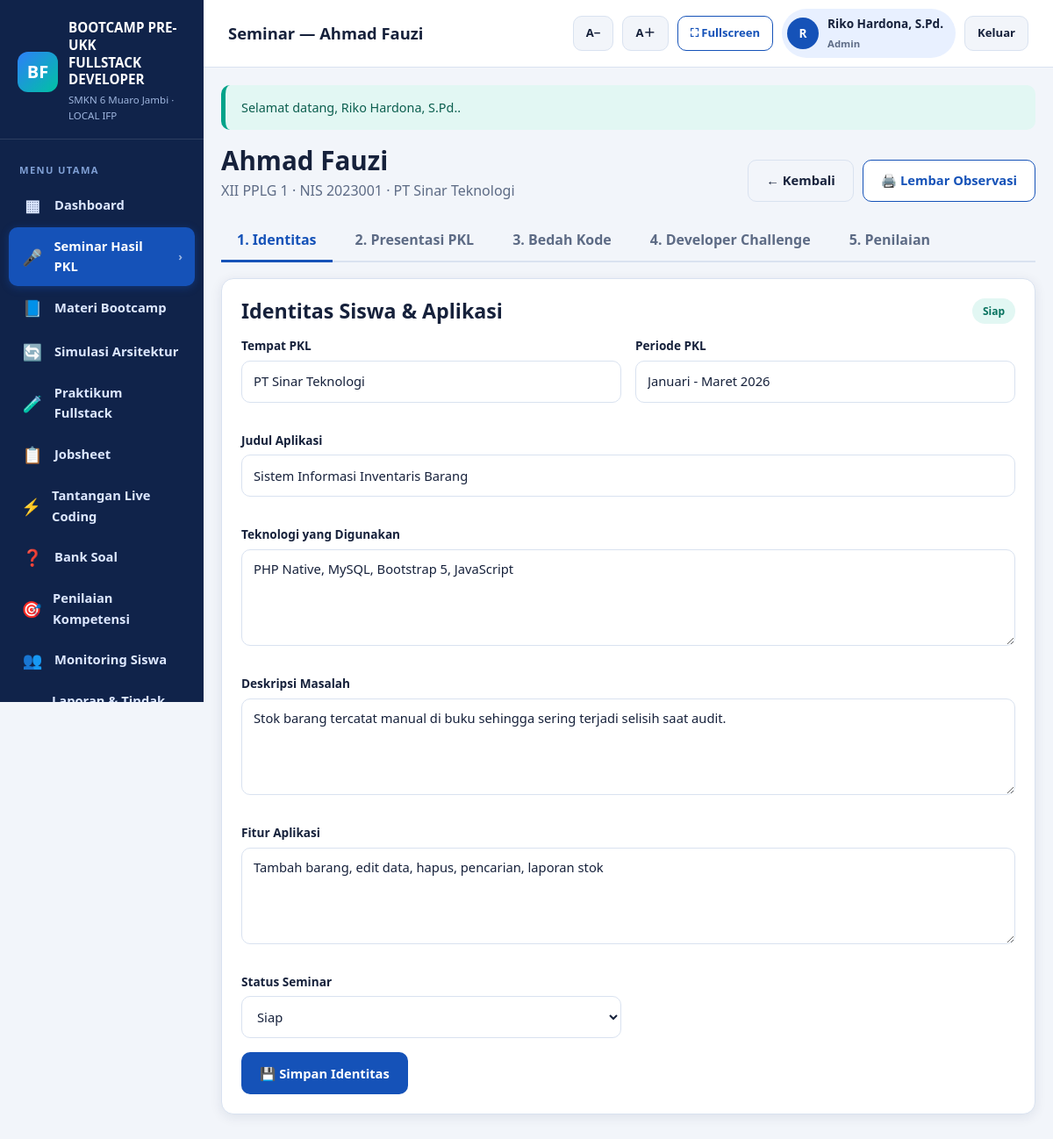
The page /modules/seminar/detail.php?id=1 (signed in) on the database its author committed.
### tables this page shows
CREATE TABLE students (
  id            INT UNSIGNED AUTO_INCREMENT PRIMARY KEY,
  nis           VARCHAR(30) NOT NULL UNIQUE,
  name          VARCHAR(100) NOT NULL,
  class_name    VARCHAR(30) NOT NULL DEFAULT 'XII PPLG 1',
  gender        ENUM('L','P') NOT NULL DEFAULT 'L',
  phone         VARCHAR(20) DEFAULT NULL,
  email         VARCHAR(120) DEFAULT NULL,
  pkl_place     VARCHAR(180) DEFAULT NULL,
  pkl_title     VARCHAR(200) DEFAULT NULL,
  technologies  TEXT DEFAULT NULL,
  problem_desc  TEXT DEFAULT NULL,
  features      TEXT DEFAULT NULL,
  status        ENUM('aktif','alumni') NOT NULL DEFAULT 'aktif',
  created_at    TIMESTAMP NOT NULL DEFAULT CURRENT_TIMESTAMP,
  updated_at    TIMESTAMP NOT NULL DEFAULT CURRENT_TIMESTAMP ON UPDATE CURRENT_TIMESTAMP
);

CREATE TABLE users (
  id          INT UNSIGNED AUTO_INCREMENT PRIMARY KEY,
  username    VARCHAR(50) NOT NULL UNIQUE,
  password    VARCHAR(255) NOT NULL,
  full_name   VARCHAR(120) NOT NULL,
  role        ENUM('admin','guru','siswa') NOT NULL DEFAULT 'guru',
  student_id  INT UNSIGNED DEFAULT NULL,
  is_active   TINYINT(1) NOT NULL DEFAULT 1,
  last_login  DATETIME DEFAULT NULL,
  created_at  TIMESTAMP NOT NULL DEFAULT CURRENT_TIMESTAMP,
  updated_at  TIMESTAMP NOT NULL DEFAULT CURRENT_TIMESTAMP ON UPDATE CURRENT_TIMESTAMP,
  KEY idx_users_role (role),
  CONSTRAINT fk_users_student FOREIGN KEY (student_id) REFERENCES students(id) ON DELETE SET NULL
);

CREATE TABLE seminar_profiles (
  id              INT UNSIGNED AUTO_INCREMENT PRIMARY KEY,
  student_id      INT UNSIGNED NOT NULL,
  pkl_place       VARCHAR(180) NOT NULL,
  pkl_period      VARCHAR(100) DEFAULT NULL,
  app_title       VARCHAR(200) NOT NULL,
  technologies    TEXT NOT NULL,
  problem_desc    TEXT NOT NULL,
  requirement     TEXT DEFAULT NULL,
  architecture    TEXT DEFAULT NULL,
  erd             TEXT DEFAULT NULL,
  folder_structure TEXT DEFAULT NULL,
  demo_notes      TEXT DEFAULT NULL,
  features        TEXT DEFAULT NULL,
  status          ENUM('draft','siap','dinilai') NOT NULL DEFAULT 'draft',
  created_at      TIMESTAMP NOT NULL DEFAULT CURRENT_TIMESTAMP,
  updated_at      TIMESTAMP NOT NULL DEFAULT CURRENT_TIMESTAMP ON UPDATE CURRENT_TIMESTAMP,
  UNIQUE KEY uq_seminar_profile (student_id),
  CONSTRAINT fk_seminar_student FOREIGN KEY (student_id) REFERENCES students(id) ON DELETE CASCADE
);

### config/database.php (called while the page is built, shortened)
<?php
function db()
{
    static $pdo = null;
    if ($pdo instanceof PDO) {
        return $pdo;
    }
    $dsn = 'mysql:host=' . DB_HOST . ';dbname=' . DB_NAME . ';charset=' . DB_CHARSET;
    try {
        $pdo = new PDO($dsn, DB_USER, DB_PASS, [
            PDO::ATTR_ERRMODE            => PDO::ERRMODE_EXCEPTION,
            PDO::ATTR_DEFAULT_FETCH_MODE => PDO::FETCH_ASSOC,
            PDO::ATTR_EMULATE_PREPARES   => false,
        ]);
    } catch (PDOException $e) {
        http_response_code(500);
        echo '<!doctype html><html lang="id"><meta charset="utf-8">';
        echo '<title>Koneksi Database Gagal</title>';
        echo '<body style="font-family:Arial,sans-serif;padding:40px;line-height:1.7">';
        echo '<h1>Koneksi database gagal</h1>';
        echo '<p>Periksa kembali:</p><ul>';
        echo '<li>Laragon (Apache &amp; MySQL) sudah berjalan.</li>';
        echo '<li>Database <strong>' . htmlspecialchars(DB_NAME) . '</strong> sudah dibuat.</li>';
        echo '<li>File <code>database/database.sql</code> sudah di-import.</li>';
        echo '<li>Pengaturan DB di <code>config/config.php</code> sesuai.</li>';
        echo '</ul><p>Detail teknis: <code>' . htmlspecialchars($e->getMessage()) . '</code></p>';
        echo '</body></html>';
        exit;
    }
    return $pdo;
}
function db_one(string $sql, array $params = []): ?array
{
    $stmt = db()->prepare($sql);
    $stmt->execute($params);
    $row = $stmt->fetch();
    return $row === false ? null : $row;
}

### auth/auth.php (called while the page is built, shortened)
<?php
require_once __DIR__ . '/../config/database.php';
function current_user(): ?array
{
    static $cache = null;
    if ($cache !== null) {
        return $cache;
    }
    $cache = db_one(
        'SELECT u.id, u.username, u.full_name, u.role, u.student_id, u.is_active,
                s.name AS student_name, s.class_name
         FROM users u
         LEFT JOIN students s ON s.id = u.student_id
         WHERE u.id = ? AND u.is_active = 1',
        [(int) $_SESSION['user_id']]
    );
    return $cache;
}
function is_logged_in(): bool
{
    return current_user() !== null;
}
function user_role(): string
{
    $u = current_user();
    return $u ? $u['role'] : '';
}
function can_manage(): bool
{
    return in_array(user_role(), ['admin', 'guru'], true);
}
function require_login(): void
{
    if (!is_logged_in()) {
        flash('warning', 'Silakan login terlebih dahulu.');
        redirect('login.php');
    }
}
function role_label(string $role): string
{
    return [
        'admin' => 'Admin',
        'guru'  => 'Guru',
        'siswa' => 'Siswa',
    ][$role] ?? $role;
}

### modules/seminar/detail.php (the view, shortened to what this page needs)
<?php
require_once dirname(__DIR__, 2) . '/config/database.php';
require_once dirname(__DIR__, 2) . '/auth/auth.php';
require_login();
$studentId = (int) query('id', 0);
$student = db_one('SELECT * FROM students WHERE id = ?', [$studentId]);
$profile = db_one('SELECT * FROM seminar_profiles WHERE student_id = ?', [$studentId]);
$page_title = 'Seminar — ' . $student['name'];
?>
<?php include dirname(__DIR__, 2) . '/includes/header.php'; ?>
<div class="page-head">
    <div>
        <h1><?= e($student['name']) ?></h1>
        <p><?= e($student['class_name']) ?> · NIS <?= e($student['nis']) ?> · <?= e($profile['pkl_place']) ?></p>
    </div>
    <div class="btn-group">
        <a href="<?= url('modules/seminar/index.php') ?>" class="btn btn-light">← Kembali</a>
        <?php if (can_manage()): ?>
        <a href="<?= url('modules/seminar/print.php?id=' . $studentId) ?>" target="_blank" class="btn btn-outline">🖨️ Lembar Observasi</a>
        <?php endif; ?>
    </div>
</div>
<div class="tabs">
    <button class="tab active" data-tab="identitas">1. Identitas</button>
    <button class="tab" data-tab="presentasi">2. Presentasi PKL</button>
    <button class="tab" data-tab="bedah">3. Bedah Kode</button>
    <button class="tab" data-tab="challenge">4. Developer Challenge</button>
    <button class="tab" data-tab="nilai">5. Penilaian</button>
</div>
<div class="tab-container">
<section class="tab-panel active" data-panel="identitas">
    <div class="card">
        <div class="card-head"><h2>Identitas Siswa & Aplikasi</h2>
            <span class="badge <?= $profile['status'] === 'siap' ? 'badge-green' : 'badge-gray' ?>"><?= e(ucfirst($profile['status'])) ?></span>
        </div>
        <?php if (can_manage()): ?>
        <form method="post" action="<?= url('modules/seminar/process.php') ?>">
            <div class="form-grid">
                <div class="form-group"><label>Tempat PKL</label><input type="text" name="pkl_place" value="<?= e($profile['pkl_place']) ?>" required></div>
                <div class="form-group"><label>Periode PKL</label><input type="text" name="pkl_period" value="<?= e($profile['pkl_period']) ?>" placeholder="Contoh: Januari - Maret 2026"></div>
                <div class="form-group full"><label>Judul Aplikasi</label><input type="text" name="app_title" value="<?= e($profile['app_title']) ?>" required></div>
                <div class="form-group full"><label>Teknologi yang Digunakan</label><textarea name="technologies" rows="2"><?= e($profile['technologies']) ?></textarea></div>
                <div class="form-group full"><label>Deskripsi Masalah</label><textarea name="problem_desc" rows="3"><?= e($profile['problem_desc']) ?></textarea></div>
                <div class="form-group full"><label>Fitur Aplikasi</label><textarea name="features" rows="3"><?= e($profile['features']) ?></textarea></div>
                <div class="form-group">
                    <label>Status Seminar</label>
                    <select name="status">
                        <?php foreach (['draft'=>'Draft','siap'=>'Siap','dinilai'=>'Dinilai'] as $k=>$v): ?>
                            <option value="<?= $k ?>" <?= $profile['status'] === $k ? 'selected' : '' ?>><?= $v ?></option>
                        <?php endforeach; ?>
                    </select>
                </div>
            </div>
            <button class="btn btn-primary" type="submit">💾 Simpan Identitas</button>
        </form>
        <?php endif; ?>
    </div>
</section>
</div>
<?php include dirname(__DIR__, 2) . '/includes/footer.php'; ?>

### includes/header.php (shortened to what this page needs)
<?php
$user = current_user();
$currentPath = str_replace('\\', '/', $_SERVER['SCRIPT_NAME'] ?? '');
$activeKey = '';
$map = [
    'dashboard'    => ['index.php'],
    'seminar'      => ['/modules/seminar/'],
    'materi'       => ['/modules/materi/'],
    'praktikum'    => ['/modules/praktikum/', '/modules/code/'],
    'jobsheet'     => ['/modules/jobsheet/'],
    'challenges'   => ['/modules/challenges/'],
    'questions'    => ['/modules/questions/'],
    'assessment'   => ['/modules/assessment/'],
    'students'     => ['/modules/students/'],
    'reports'      => ['/modules/reports/'],
    'settings'     => ['/modules/settings/'],
    'simulasi'     => ['/modules/simulasi/'],
];
foreach ($map as $key => $patterns) {
    foreach ($patterns as $pattern) {
        if ($key === 'dashboard') {
            $base = rtrim(BASE_PATH, '/');
            if (rtrim($currentPath, '/') === $base . '/index.php' || rtrim($currentPath, '/') === $base) {
                $activeKey = 'dashboard';
            }
        } elseif (strpos($currentPath, $pattern) !== false) {
            $activeKey = $key;
        }
    }
}
$menu = [
    ['dashboard',  '▦', 'Dashboard',            'index.php'],
    ['seminar',    '🎤', 'Seminar Hasil PKL',   'modules/seminar/index.php'],
    ['materi',     '📘', 'Materi Bootcamp',     'modules/materi/index.php'],
    ['simulasi',   '🔄', 'Simulasi Arsitektur', 'modules/simulasi/index.php'],
    ['praktikum',  '🧪', 'Praktikum Fullstack', 'modules/praktikum/index.php'],
    ['jobsheet',   '📋', 'Jobsheet',            'modules/jobsheet/index.php'],
    ['challenges', '⚡', 'Tantangan Live Coding','modules/challenges/index.php'],
    ['questions',  '❓', 'Bank Soal',           'modules/questions/index.php'],
    ['assessment', '🎯', 'Penilaian Kompetensi','modules/assessment/index.php'],
    ['students',   '👥', 'Monitoring Siswa',    'modules/students/index.php'],
    ['reports',    '📊', 'Laporan & Tindak Lanjut','modules/reports/index.php'],
    ['settings',   '⚙️', 'Pengaturan',          'modules/settings/index.php'],
];
?>
<!doctype html>
<html lang="id">
<head>
    <link rel="stylesheet" href="<?= asset('css/app.css') ?>">
</head>
<body>
<div class="app-shell">
    <aside class="sidebar">
        <div class="sidebar-brand">
            <div class="logo">
                <div class="logo-mark">BF</div>
                <div>
                    <strong>BOOTCAMP PRE-UKK<br>FULLSTACK DEVELOPER</strong>
                    <small><?= e(SCHOOL_NAME) ?> · LOCAL IFP</small>
                </div>
            </div>
        </div>
        <nav class="sidebar-nav">
            <div class="nav-label">Menu Utama</div>
            <?php foreach ($menu as $item): ?>
                <?php
                [$key, $icon, $label, $link] = $item;
                ?>
                <a class="nav-item <?= $activeKey === $key ? 'active' : '' ?>"
                   href="<?= url($link) ?>">
                    <span class="ico"><?= $icon ?></span>
                    <span><?= e($label) ?></span>
                    <?php if ($activeKey === $key): ?><span class="chev">›</span><?php endif; ?>
                </a>
            <?php endforeach; ?>
        </nav>
    </aside>
    <div class="main-area">
        <header class="topbar">
            <h1><?= e($page_title) ?></h1>
            <div class="topbar-actions">
                <button type="button" class="btn btn-light btn-sm no-print" onclick="changeFontSize(-1)" title="Perkecil teks">A−</button>
                <button type="button" class="btn btn-light btn-sm no-print" onclick="changeFontSize(1)" title="Perbesar teks">A＋</button>
                <button type="button" class="btn btn-outline btn-sm no-print" onclick="toggleFullscreen()" title="Layar penuh">⛶ Fullscreen</button>
                <?php if ($user): ?>
                    <div class="user-chip">
                        <span class="avatar"><?= e(mb_substr($user['full_name'], 0, 1)) ?></span>
                        <span>
                            <?= e($user['full_name']) ?><br>
                            <small><?= e(role_label($user['role'])) ?></small>
                        </span>
                    </div>
                    <a class="btn btn-light btn-sm no-print" href="<?= url('logout.php') ?>">Keluar</a>
                <?php endif; ?>
            </div>
        </header>
        <main class="content">

### rows shown on the page
students: name "Seminar — Ahmad Fauzi", name "Ahmad Fauzi", class_name "XII PPLG 1", nis "2023001"
users: full_name "R", full_name "Riko Hardona, S.Pd.", role "Admin"
seminar_profiles: pkl_place "PT Sinar Teknologi", status "Siap", pkl_period "Januari - Maret 2026", app_title "Sistem Informasi Inventaris Barang", technologies "PHP Native, MySQL, Bootstrap 5, JavaScript", problem_desc "Stok barang tercatat manual di buku sehingga sering terjadi selisih saat audit.", features "Tambah barang, edit data, hapus, pencarian, laporan stok"

### other values the page prints
SCHOOL_NAME "SMKN 6 Muaro Jambi"
$icon "▦"
$label "Dashboard"
$icon "🎤"
$label "Seminar Hasil PKL"
$icon "📘"
$label "Materi Bootcamp"
$icon "🔄"
$label "Simulasi Arsitektur"
$icon "🧪"
$label "Praktikum Fullstack"
$icon "📋"
$label "Jobsheet"
$icon "⚡"
$label "Tantangan Live Coding"
